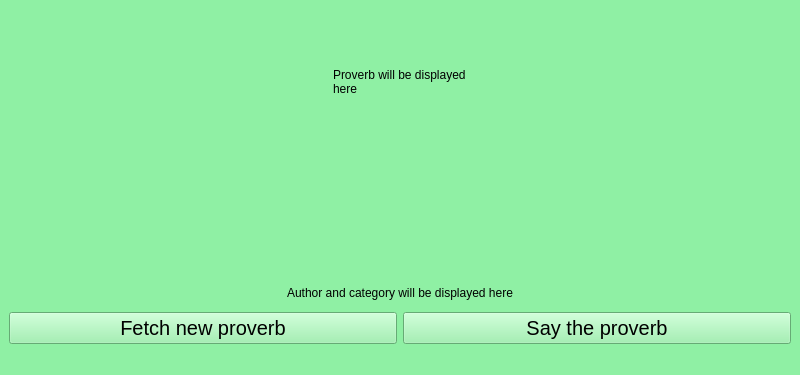
<?xml version="1.0" encoding="UTF-8"?>
<ui version="4.0">
 <class>QuoteApp</class>
 <widget class="QMainWindow" name="QuoteApp">
  <property name="geometry">
   <rect>
    <x>0</x>
    <y>0</y>
    <width>800</width>
    <height>375</height>
   </rect>
  </property>
  <property name="windowTitle">
   <string>Quote app</string>
  </property>
  <property name="styleSheet">
   <string notr="true">background-color: rgb(143, 240, 164);
border-top-color: rgb(38, 162, 105);</string>
  </property>
  <widget class="QWidget" name="centralwidget">
   <layout class="QGridLayout" name="gridLayout">
    <item row="2" column="0">
     <widget class="QPushButton" name="fetchProverb">
      <property name="sizePolicy">
       <sizepolicy hsizetype="Preferred" vsizetype="Fixed">
        <horstretch>0</horstretch>
        <verstretch>0</verstretch>
       </sizepolicy>
      </property>
      <property name="minimumSize">
       <size>
        <width>388</width>
        <height>25</height>
       </size>
      </property>
      <property name="font">
       <font>
        <pointsize>15</pointsize>
       </font>
      </property>
      <property name="text">
       <string>Fetch new proverb</string>
      </property>
     </widget>
    </item>
    <item row="1" column="0" colspan="2" alignment="Qt::AlignHCenter|Qt::AlignBottom">
     <widget class="QLabel" name="additionalField">
      <property name="minimumSize">
       <size>
        <width>0</width>
        <height>27</height>
       </size>
      </property>
      <property name="maximumSize">
       <size>
        <width>16777215</width>
        <height>120</height>
       </size>
      </property>
      <property name="styleSheet">
       <string notr="true">font: italic 18pt &quot;Ubuntu&quot;;</string>
      </property>
      <property name="text">
       <string>Author and category will be displayed here</string>
      </property>
     </widget>
    </item>
    <item row="0" column="0" colspan="2" alignment="Qt::AlignHCenter|Qt::AlignVCenter">
     <widget class="QLabel" name="proverbField">
      <property name="styleSheet">
       <string notr="true">font: 300 italic 16pt &quot;Ubuntu&quot;;
border-bottom-color: rgb(36, 31, 49);</string>
      </property>
      <property name="text">
       <string>Proverb will be displayed here</string>
      </property>
      <property name="wordWrap">
       <bool>true</bool>
      </property>
     </widget>
    </item>
    <item row="2" column="1">
     <widget class="QPushButton" name="sayProverb">
      <property name="font">
       <font>
        <pointsize>15</pointsize>
       </font>
      </property>
      <property name="text">
       <string>Say the proverb</string>
      </property>
     </widget>
    </item>
   </layout>
  </widget>
  <widget class="QStatusBar" name="statusbar"/>
 </widget>
 <resources/>
 <connections/>
</ui>
